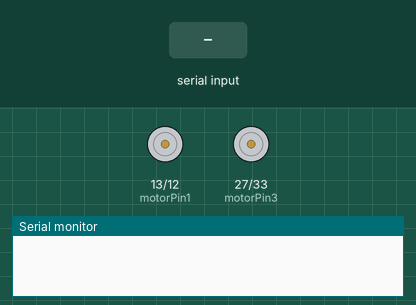
Simulated run of this sketch. Board: ESP32. Shown: motor-driver pin pairs drawn as motors (green arrow = first pin HIGH = forward, orange = second pin HIGH = backward, longer = more drive), the last lines printed to the serial monitor. The test bench sets the inputs (shaded band).

Above: at 1.2 s.
1.3 s: "90,45\n" received over Serial
At 1.67 s:
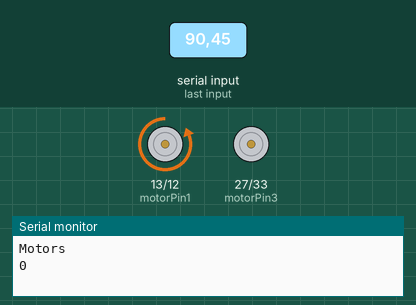
At 2.17 s:
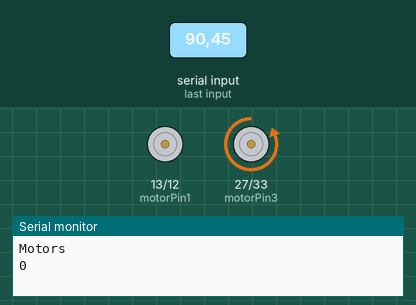
4.3 s: "30,150\n" received over Serial
7.3 s: "90\n" received over Serial
At 9.92 s:
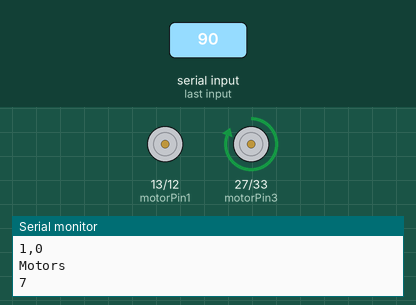
Timing chart, 0 to 11.8 s (numbered marks = the images above; inputs shaded):
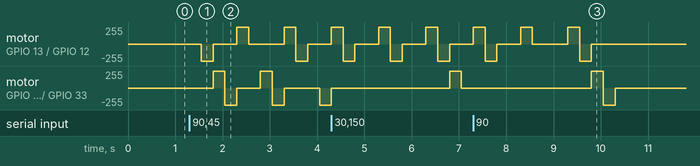

Measured:
- after the input at 7.3 s, motor on GPIO 27 (motorPin3) / GPIO 33 (motorPin4): stopped → forward 255/255 after 2.5 s, → backward 255/255 0.25 s later, → stopped 0.25 s later

The sketch:

Motors_experiments.ino
```cpp
#include <WiFi.h>
#include <WiFiUdp.h>
#include <iostream>
#include <random>


//Experimental parameter
const int delay_VTM_seq = 250;//Vibration duration for vibrotactile motors using sequential mode
const int delay_VTM_simul = 750;//Vibration duration for vibrotactile motors using simultaneous mode

char braille_codes[][6] = {"0111","1000","1100","1010","1011","1001","1110","1111","1101","0110"};
int braille_codes_dec[] = {0,1,2,3,4,5,6,7,8,9};
int results[100][2];

std::mt19937 gen; // Declare the generator
std::uniform_int_distribution<> distrib(0, 9); // Distribution

//Pins for vibrotactile motors
int motorPin1 = 13; // GPIO 13 for vibration motor 1
int motorPin2 = 12; // GPIO 12 for vibration motor 2
int motorPin3 = 27; // GPIO 27 for vibration motor 3
int motorPin4 = 33; // GPIO 33 for vibration motor 4

WiFiUDP Udp; // creation of wifi Udp instance
char packetBuffer [255];
unsigned int localPort = 9999;
const char * ssid = " ESP32_for_IMU ";
const char * password = " ICSESP32IMU ";
bool m1,m2,m3,m4 = false;
unsigned long init_time;
unsigned long current_time;
bool first_iteration = true;
bool end_flag = true;
std::random_device rd;

void vibration_control_seq (int motor_1,int motor_2,int motor_3,int motor_4,int delay_VTM_seq);
void vibration_control_simul(int motor_1,int motor_2,int motor_3,int motor_4,int delay_VTM_simul);


void setup ()
{
  Serial.begin(9600);
  WiFi.softAP(ssid , password ); // ESP32 as access point
  Udp . begin ( localPort );
  pinMode ( motorPin1 , OUTPUT );
  pinMode ( motorPin2 , OUTPUT );
  pinMode ( motorPin3 , OUTPUT );
  pinMode ( motorPin4 , OUTPUT );

  // Seed for random number
  float seed = 48;

  // Seed the random number generator
  gen.seed(seed);
}

int trials = 0;
bool start_flag = false;


void loop ()
{
  int randomNumber = distrib(gen);//Generate random number to pick Braille codes

  //Press any key to start sending numbers as well as the timer
  while(!start_flag)
  {
    if (Serial.available() > 0)
    {
      start_flag = true;
    }
  }
  if(first_iteration)//Read timer once experiment starts
  {
    init_time = millis();
    first_iteration = false;
  }
  current_time = millis();//Record timer evey iteration


  if ((current_time - init_time) < 120000)//Verify if timer exceed 2 minutes
  {
    Serial.println();
    Serial.println("Motors");
    Serial.flush();
    results[trials][0] = braille_codes_dec[randomNumber]; // Record the expected result in result field 0
    Serial.println(braille_codes_dec[randomNumber]); //Shows the number

    //Extract the numerical value from char, this should be 0 or 1 so it can be used as bool parameters
    m1 = braille_codes[randomNumber][0] - '0'; // Convert 1 char to integer
    m2 = braille_codes[randomNumber][1] - '0'; // Convert 2 char to integer
    m3 = braille_codes[randomNumber][2] - '0'; // Convert 3 char to integer
    m4 = braille_codes[randomNumber][3] - '0'; // Convert 4 char to integer

    //Call vibrotactile functions to transmit sensory feedback to the user
    vibration_control_seq(m1,m2,m3,m4,delay_VTM_seq);
    //vibration_control_simul(m1,m2,m3,m4,delay_VTM_simul);

    //Next block of code is waiting for the experimenter to register the number decode by the participant into the results field 1
    int count = 0;
    Serial.flush();
    char inputChar = Serial.read();
    while(count < 1)
    {
      if (Serial.available() > 0)
      {
        char inputChar = Serial.read(); // Read a character from the serial input
        results[trials][1] = atoi(&inputChar);
        count++;
      }
    }
    //Provide visual feedback to the experimenter about the recorded results for every iteration
    Serial.print(results[trials][0]);
    Serial.print(',');
    Serial.print(results[trials][1]);
    trials++;
  }
  else
  {
    //Indicate end of experiment after 2 minutes
    if (end_flag)
    {
      Serial.println();
      Serial.println("End");
      end_flag = false;
    }
    if (Serial.available() > 0)
    {//Wait until experimenter press letter e on the keyboard to display results
      char inputChar = Serial.read(); // Read a character from the serial input
      if (inputChar == 'e')
      {
        for (int i = 0; i<trials; i++)
        {
          Serial.print(results[i][0]);
          Serial.print(',');
          Serial.println(results[i][1]);
        }
      }
    }
  }
}

//This function implemet the sequential mode
void vibration_control_seq(int motor_1,int motor_2,int motor_3,int motor_4,int delay_VTM_seq)
{
  digitalWrite ( motorPin1 , motor_1?HIGH:LOW );
  delay (delay_VTM_seq);
  digitalWrite ( motorPin1 , LOW );
  digitalWrite ( motorPin2 , motor_2?HIGH:LOW);
  delay (delay_VTM_seq);
  digitalWrite ( motorPin2 , LOW );
  digitalWrite ( motorPin3 , motor_3?HIGH:LOW);
  delay (delay_VTM_seq);
  digitalWrite ( motorPin3 , LOW );
  digitalWrite ( motorPin4 , motor_4?HIGH:LOW);
  delay (delay_VTM_seq);
  digitalWrite ( motorPin4 , LOW );
}

//This function implemet the simultaneous mode
void vibration_control_simul(int motor_1,int motor_2,int motor_3,int motor_4, int delay_VTM_simul)
{
  digitalWrite ( motorPin1 , motor_1?HIGH:LOW);
  digitalWrite ( motorPin2 , motor_2?HIGH:LOW);
  digitalWrite ( motorPin3 , motor_3?HIGH:LOW);
  digitalWrite ( motorPin4 , motor_4?HIGH:LOW);
  delay (delay_VTM_simul);
  digitalWrite ( motorPin1 , LOW );
  digitalWrite ( motorPin2 , LOW );
  digitalWrite ( motorPin3 , LOW );
  digitalWrite ( motorPin4 , LOW );
}
```
